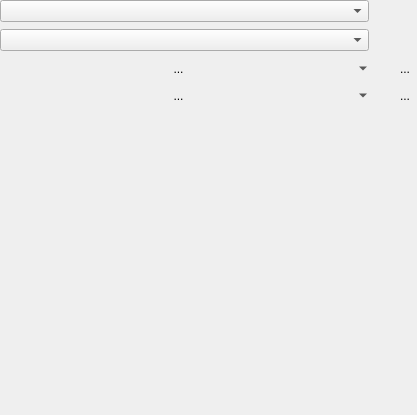
<?xml version="1.0" encoding="UTF-8"?>
<ui version="4.0">
 <class>ProjectManagerGUI</class>
 <widget class="QWidget" name="ProjectManagerGUI">
  <property name="geometry">
   <rect>
    <x>0</x>
    <y>0</y>
    <width>417</width>
    <height>415</height>
   </rect>
  </property>
  <property name="sizePolicy">
   <sizepolicy hsizetype="MinimumExpanding" vsizetype="Preferred">
    <horstretch>0</horstretch>
    <verstretch>0</verstretch>
   </sizepolicy>
  </property>
  <property name="windowTitle">
   <string>Form</string>
  </property>
  <layout class="QGridLayout" name="gridLayout">
   <property name="leftMargin">
    <number>0</number>
   </property>
   <property name="topMargin">
    <number>0</number>
   </property>
   <property name="rightMargin">
    <number>0</number>
   </property>
   <property name="bottomMargin">
    <number>0</number>
   </property>
   <property name="horizontalSpacing">
    <number>0</number>
   </property>
   <item row="2" column="2">
    <widget class="QToolButton" name="editBuildConfig">
     <property name="toolTip">
      <string>Edit taks manually (JSON format)</string>
     </property>
     <property name="statusTip">
      <string>Edit this build config</string>
     </property>
     <property name="text">
      <string>...</string>
     </property>
     <property name="icon">
      <iconset theme="document-properties"/>
     </property>
     <property name="autoRaise">
      <bool>true</bool>
     </property>
    </widget>
   </item>
   <item row="0" column="2">
    <widget class="QToolButton" name="addDirectory">
     <property name="font">
      <font>
       <family>Courier 10 Pitch</family>
       <italic>true</italic>
       <bold>true</bold>
      </font>
     </property>
     <property name="toolTip">
      <string>Add a new project</string>
     </property>
     <property name="text">
      <string/>
     </property>
     <property name="icon">
      <iconset theme="QIcon::ThemeIcon::ListAdd"/>
     </property>
     <property name="autoRaise">
      <bool>true</bool>
     </property>
    </widget>
   </item>
   <item row="2" column="0">
    <widget class="QToolButton" name="taskButton">
     <property name="sizePolicy">
      <sizepolicy hsizetype="Ignored" vsizetype="Fixed">
       <horstretch>0</horstretch>
       <verstretch>0</verstretch>
      </sizepolicy>
     </property>
     <property name="toolTip">
      <string>Active task (configure, build, clear etc)</string>
     </property>
     <property name="autoFillBackground">
      <bool>true</bool>
     </property>
     <property name="text">
      <string>...</string>
     </property>
     <property name="popupMode">
      <enum>QToolButton::ToolButtonPopupMode::MenuButtonPopup</enum>
     </property>
     <property name="autoRaise">
      <bool>true</bool>
     </property>
    </widget>
   </item>
   <item row="0" column="0">
    <widget class="QComboBox" name="projectComboBox">
     <property name="sizePolicy">
      <sizepolicy hsizetype="Ignored" vsizetype="Fixed">
       <horstretch>0</horstretch>
       <verstretch>0</verstretch>
      </sizepolicy>
     </property>
     <property name="toolTip">
      <string>Active project</string>
     </property>
    </widget>
   </item>
   <item row="3" column="2">
    <widget class="QToolButton" name="cleanButton">
     <property name="toolTip">
      <string>Clean the build dir</string>
     </property>
     <property name="text">
      <string>...</string>
     </property>
     <property name="icon">
      <iconset theme="edit-delete"/>
     </property>
     <property name="autoRaise">
      <bool>true</bool>
     </property>
    </widget>
   </item>
   <item row="3" column="0">
    <widget class="QToolButton" name="runButton">
     <property name="sizePolicy">
      <sizepolicy hsizetype="Ignored" vsizetype="Fixed">
       <horstretch>0</horstretch>
       <verstretch>0</verstretch>
      </sizepolicy>
     </property>
     <property name="toolTip">
      <string>Target (which application to run)</string>
     </property>
     <property name="autoFillBackground">
      <bool>true</bool>
     </property>
     <property name="text">
      <string>...</string>
     </property>
     <property name="popupMode">
      <enum>QToolButton::ToolButtonPopupMode::MenuButtonPopup</enum>
     </property>
     <property name="autoRaise">
      <bool>true</bool>
     </property>
    </widget>
   </item>
   <item row="4" column="0" colspan="3">
    <widget class="FilesList" name="filesList" native="true">
     <property name="sizePolicy">
      <sizepolicy hsizetype="Preferred" vsizetype="MinimumExpanding">
       <horstretch>0</horstretch>
       <verstretch>0</verstretch>
      </sizepolicy>
     </property>
    </widget>
   </item>
   <item row="0" column="1">
    <widget class="QToolButton" name="removeDirectory">
     <property name="font">
      <font>
       <family>Courier 10 Pitch</family>
      </font>
     </property>
     <property name="focusPolicy">
      <enum>Qt::FocusPolicy::StrongFocus</enum>
     </property>
     <property name="toolTip">
      <string>Remove project</string>
     </property>
     <property name="text">
      <string/>
     </property>
     <property name="icon">
      <iconset theme="QIcon::ThemeIcon::ListRemove"/>
     </property>
     <property name="autoRaise">
      <bool>true</bool>
     </property>
    </widget>
   </item>
   <item row="1" column="0">
    <widget class="QComboBox" name="kitComboBox">
     <property name="sizePolicy">
      <sizepolicy hsizetype="Ignored" vsizetype="Fixed">
       <horstretch>0</horstretch>
       <verstretch>0</verstretch>
      </sizepolicy>
     </property>
     <property name="toolTip">
      <string>Active kit (environment)</string>
     </property>
    </widget>
   </item>
   <item row="1" column="2">
    <widget class="QToolButton" name="toolkitToolButton">
     <property name="toolTip">
      <string>Scan/Delete kits</string>
     </property>
     <property name="text">
      <string/>
     </property>
     <property name="icon">
      <iconset theme="QIcon::ThemeIcon::MailMessageNew"/>
     </property>
     <property name="autoRaise">
      <bool>true</bool>
     </property>
    </widget>
   </item>
  </layout>
 </widget>
 <customwidgets>
  <customwidget>
   <class>FilesList</class>
   <extends>QWidget</extends>
   <header>widgets/FilesList.hpp</header>
   <container>1</container>
  </customwidget>
 </customwidgets>
 <resources/>
 <connections/>
</ui>
